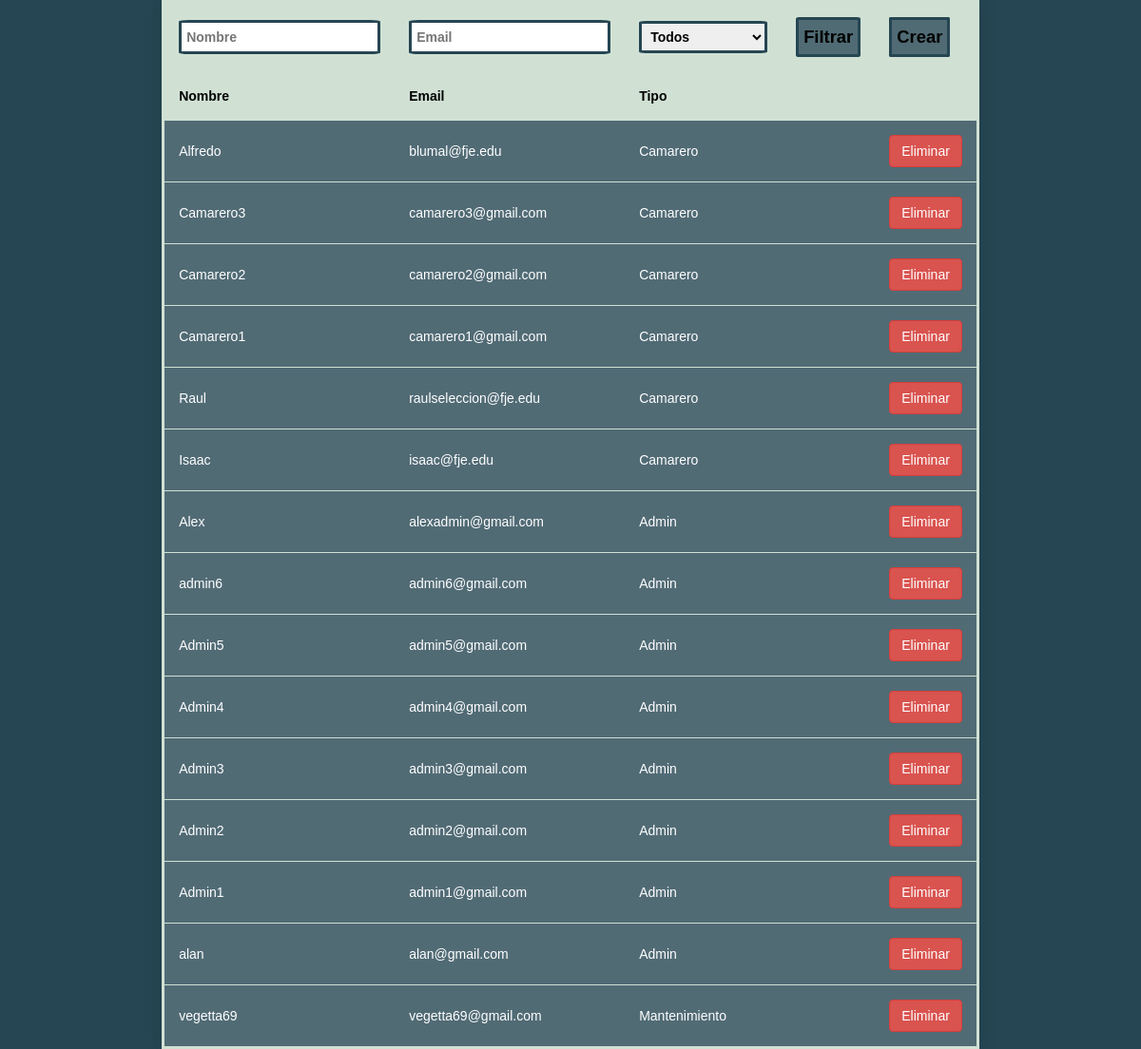
Before: /View/users.admin.php with the older database file.
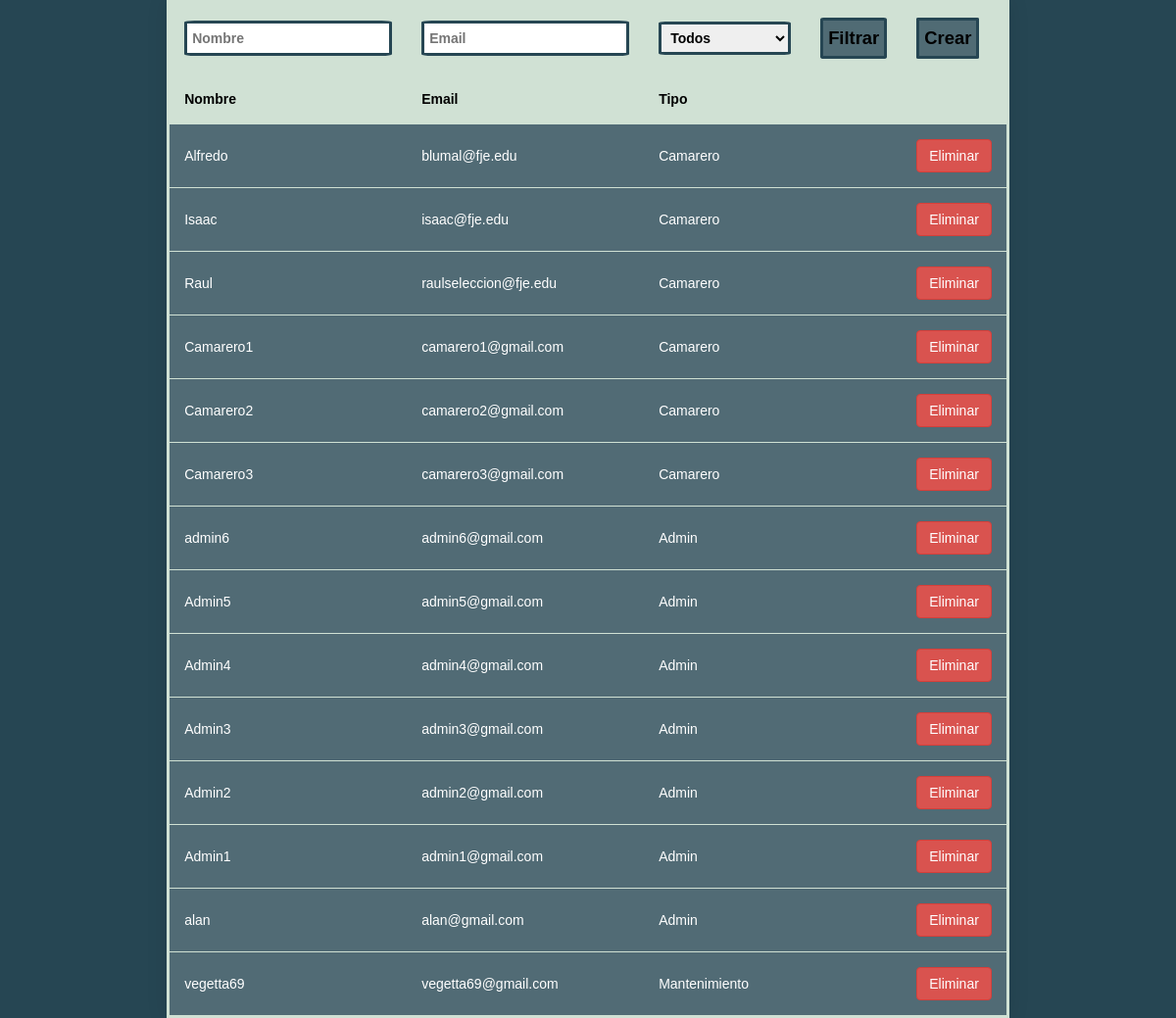
After: the same page with the newer database file.
### tables this page shows
CREATE TABLE `tbl_usuario` (
  `id_use` int(11) NOT NULL,
  `nombre_use` varchar(45) DEFAULT NULL,
  `email_use` varchar(50) NOT NULL,
  `pwd_use` varchar(50) NOT NULL,
  `tipo_use` enum('Camarero','Admin','Mantenimiento') NOT NULL
);

### view/users.admin.php (the view, shortened to what this page needs)
<!DOCTYPE html>
<?php include_once '../services/connection.php';?>
<html lang="en">
<head>
    <link rel="stylesheet" href="https://stackpath.bootstrapcdn.com/bootstrap/4.4.1/css/bootstrap.min.css">
    <link rel="stylesheet" href="https://maxcdn.bootstrapcdn.com/bootstrap/4.5.2/css/bootstrap.min.css">
    <link rel="stylesheet" href="https://maxcdn.bootstrapcdn.com/bootstrap/3.3.7/css/bootstrap.min.css" />
    <link rel="stylesheet" href="../css/style.css">
</head>
<body class="historial">
        <div class="atras"><a href="admin.php"><i class="far fa-arrow-alt-square-left"></i></a></div>
        <div class="logout"><a href="../services/kill-login.php"><i class="fas fa-user-circle"></i></a></div>
<div class="region-historial flex-cv">
        <table class="table-reservas">
        <thead>
            <tr><form action="./users.admin.php" method="POST">
                <th><input type="text" id="" name="nombre_use" placeholder="Nombre"></th>
                <th><input type="text" id="" name="email_use" placeholder="Email"></th>
                <th><select name='tipo_use' value=''>
                <option value=''>Todos</option>
            </select></th>
            <th><input class="boton-filtro" type="submit" value="Filtrar"></th>
            </form>
            <th><button class="boton-filtro btn-abrirPop">Crear</button></th>
        </tr>
<?php
    $queryGeneral = "SELECT * FROM `tbl_usuario` WHERE id_use LIKE '%%'";
        $orderby=" order by tipo_use";
        $queryGeneral = $queryGeneral.$orderby;
        $reserva=$pdo->prepare($queryGeneral);
        $reserva->execute();
        $data = $reserva->fetchAll(PDO::FETCH_ASSOC);
?>
                <tr>
                    <th>Nombre</th>
                    <th>Email</th>
                    <th>Tipo</th>
                    <th></th>
                    <th></th>
                </tr>
            </thead>
            <tbody>
                <?php foreach ($data as $datas) { ?>
                <tr>
                    <td><?php echo $datas['nombre_use'] ?></td>
                    <td><?php echo $datas['email_use'] ?></td>
                    <td><?php echo $datas['tipo_use'] ?></td>
                    <td></td>
                    <form action="../services/eliminar.user.php" method="post">
                        <td><button class="btn btn-danger" type="submit">Eliminar</button></td>
                    </form>
                </tr>
                <?php } ?>
            </tbody>
        </table>
</div>

Changed rows visible on the page:
removed tbl_usuario: nombre_use "Alex", email_use "alexadmin@gmail.com", tipo_use "Admin"
shown differently, row unchanged: tbl_usuario "Isaac": moves up the list
shown differently, row unchanged: tbl_usuario "Raul": moves up the list
shown differently, row unchanged: tbl_usuario "Camarero1": moves down the list
shown differently, row unchanged: tbl_usuario "Camarero2": moves down the list
